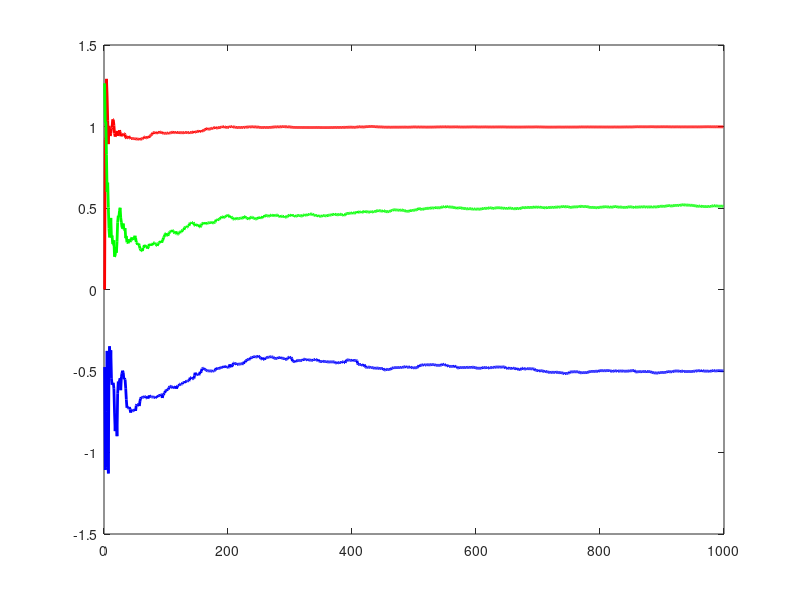

Here is the MATLAB script that generated this plot: (Note: this script raises an error after producing the figure.)
% Recursive Least Square Algorithm (RLS)

N = 1000;

a_desired = 1; 
b_desired = 0.5;
c_desired = -0.5;

u = ones(N, 1);
y = zeros(N, 1);
E = load("e.mat");
e = E(1).e;

for t = 2:N
    y(t) = -a_desired * y(t-1) + b_desired * u(t-1) + c_desired * e(t-1) + e(t);
end

theta_hat = zeros(3, 1); % [a, b, c]
P = 100 * eye(3);
phi = zeros(3, 1);

theta_store = zeros(3, N);
for t = 2:N
    phi = [-y(t-1); u(t-1); e(t-1)];
    error = y(t) - phi' * theta_hat;
    P = P - (P*phi*phi'*P)/(1 + phi'*P*phi);
    K = P*phi;
    theta_hat = theta_hat + K * error;
    theta_store(:, t) = theta_hat;
end

figure;
plot(theta_store(1, 2:N), 'r', 'LineWidth', 2);
hold on;
plot(theta_store(2, 2:N), 'g', 'LineWidth', 2);
plot(theta_store(3, 2:N), 'b', 'LineWidth', 2);
yline(a_desired, '--r', 'Desired a');
yline(b_desired, '--g', 'Desired b');
yline(c_desired, '--b', 'Desired c');
xlabel('Sample');
legend('a estimate', 'b estimate', 'c estimate', 'Location', 'Southeast');
title('RLS Algorithm');
grid on;
f = gcf;
exportgraphics(f,'RLS.png');





